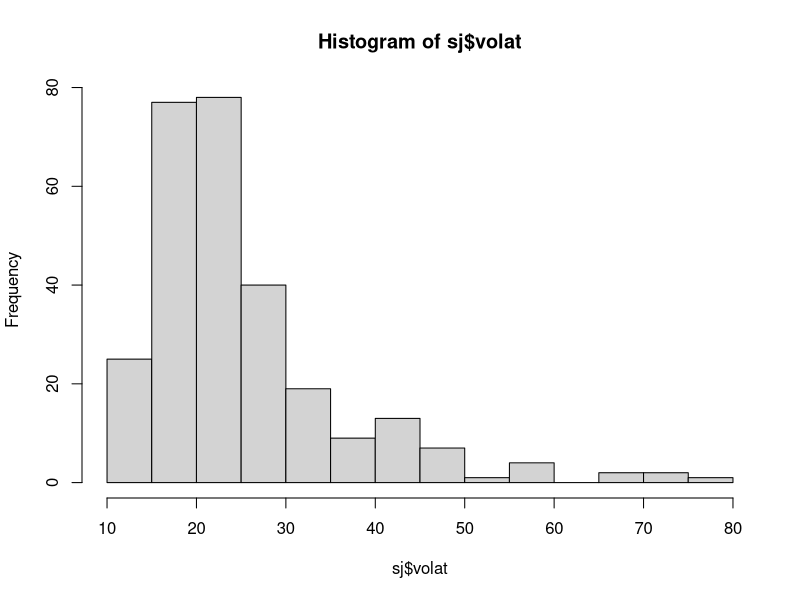

Here is the R script that generated this plot:
##---------------------------------------------------------------------------------##
##   Script for R / Data Mining Boot Camp          				   ##
##                                                 				   ##
##      David Weisman                              				   ##
##      Weisman@Computer.Org                       				   ##
##                                                 				   ##
##      Boston, 2012                               				   ##
##                                                 				   ##
##   This file is provided "as is" without warranty of any kind, either		   ##
##   expressed or implied, including limitation warranties of merchantability,	   ##
##   fitness for a particular purpose, and noninfringement.			   ##
##                                                 				   ##
##   In no event shall the authors or copyright holders be liable for any claim,   ##
##   damages or other liability, whether in an action of contract, tort or	   ##
##   otherwise, arising from, out of or in connection with the software or the	   ##
##   use or other dealings in the software.					   ##
##---------------------------------------------------------------------------------##


sj = read.csv('stocksJobs.csv')

hist(sj$volat) #- a vector
